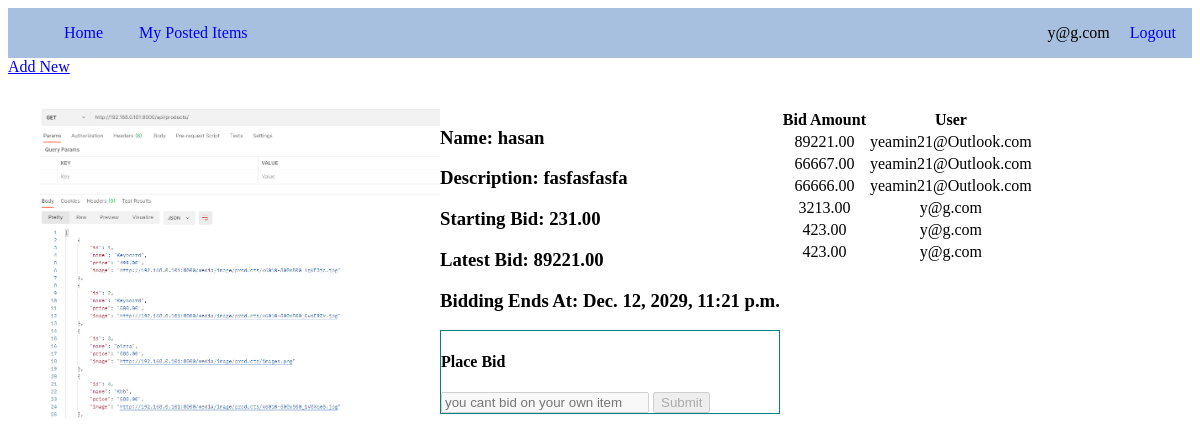
The page /product/6/ (signed in) on the database its author committed.
### user/models.py (models this page shows)
class User(AbstractUser):
    email = models.CharField(max_length=250, unique=True)
    username = models.CharField(null=True, blank=True, max_length=20)
    USERNAME_FIELD = 'email'
    REQUIRED_FIELDS = []
    def __str__(self):
        return f'{self.email}'

### gallery/models.py (models this page shows, shortened)
class Product(models.Model):
    name = models.CharField(max_length=30)
    description = models.TextField()
    photo = models.ImageField(upload_to='product/')
    minimum_bid_price = models.DecimalField(decimal_places=2, max_digits=9)
    ends_at = models.DateTimeField()
    auctoneer = models.ForeignKey(User, on_delete=models.CASCADE)
    is_expired = models.BooleanField(default=False)
    @property
    def is_expired(self):
        if datetime.datetime.now().replace(tzinfo=datetime.timezone.utc) > self.ends_at:
            return True
        else:
            return False

### bid/models.py (models this page shows, shortened)
class Bid(models.Model):
    product = models.ForeignKey(Product, on_delete=models.CASCADE)
    bid_amount = models.DecimalField(max_digits=9, decimal_places=2)
    bidder = models.ForeignKey(User, on_delete=models.CASCADE)
    created_at = models.DateTimeField(auto_created=True, default=timezone.datetime.now())

### gallery/views.py (the view)
# urls.py: path('product/<pk>/', ProductDetails.as_view(), name='details'),
class ProductDetails(DetailView):
    model = Product
    context_object_name = 'product'
    def get_context_data(self, **kwargs):
        context = super().get_context_data(**kwargs)
        bids = Bid.objects.filter(product=self.kwargs['pk']).order_by('-bid_amount')
        last_bid = bids.first()
        if last_bid:
            context['last_bid'] = last_bid
        context['bids'] = bids
        return context

### gallery/templates/gallery/product_detail.html (shortened to what this page needs)
{% extends 'index.html' %}
{% block product_details %}
    <div class="product-details">
        <div class="product">
            <img src={{ product.photo.url }}>
        </div>
        <div>
            <h3>Name: {{ product.name }}</h3>
            <h3>Description: {{ product.description }}</h3>
            <h3>Starting Bid: {{ product.minimum_bid_price }}</h3>
            {% if last_bid %}
                <h3>Latest Bid: {{ last_bid.bid_amount }}</h3>
            {% endif %}
            <h3>Bidding Ends At: {{ product.ends_at }}</h3>
            <div class="bid">
                <h4>Place Bid</h4>
                <form method="post" action={% url 'bid:place' %}>
                    {% if product.is_expired %}
                        <input placeholder="auction time expired" type="number" disabled name="bid-amount">
                        <input disabled type="submit">
                    {% elif product.auctoneer != request.user %}
                        <input type="number" min={{ product.minimum_bid_price }} step="0.1" name="bid-amount">
                        <input type="submit">
                    {% elif product.is_expired %}
                        <input placeholder="auction time expired" type="number" disabled name="bid-amount">
                        <input disabled type="submit">
                    {% else %}
                        <input placeholder="you cant bid on your own item" type="number" disabled name="bid-amount">
                        <input disabled type="submit">
                    {% endif %}
            </div>
        </div>
        <div>
                <table>
                    <thead>
                    <tr>
                        <th>Bid Amount</th>
                        <th>User</th>
                    </tr>
                    </thead>
                    <tbody>
                    {% for bid in bids %}
                        <tr>
                            <td>{{ bid.bid_amount }}</td>
                            <td>{{ bid.bidder }}</td>
                        </tr>
                    {% endfor %}
                    </tbody>
                </table>
        </div>
    </div>
{% endblock product_details %}

### templates/index.html (shortened to what this page needs)
<!doctype html>
<html lang="en">
<head>
</head>
<body>
<header>
    <nav>
    <div>
         <ul>
            <li>
                <a href={% url 'gallery:list' %}>Home</a>
            </li>
             {% if request.user.is_authenticated %}
                <li >
                    <a href={% url 'gallery:listself' request.user.email %}>My Posted Items</a>
                </li>
             {% endif %}
        </ul>
    </div>
       <div>
           <ul>
               {% if request.user.is_authenticated %}
                 <li>
                 {{ request.user.email }}
                 </li>
                <li >
                    <a  href={% url 'user:logout' %}>Logout</a>
                </li>
            {% else %}
                <li >
                    <a  href={% url 'user:login' %}>Login</a>
                </li>
            {% endif %}</ul>
       </div>
    </nav>
</header>
<main>
    {% if request.user.is_authenticated %}
        <a href="{% url 'gallery:create' %}">Add New</a>
        {% block product_details %}
        {% endblock product_details %}
    {% else %}
        {% block login %}
        {% endblock login %}
    {% endif %}
</main>
</body>
</html>

### gallery/templates/gallery/product_detail.html (style rules this page uses)
.product-details { display: flex; flex-direction: row; margin: 2rem; }
.product-details .product img { width: 400px; }
input[type='number'] { width: 200px }
.bid { border: 1px solid teal; }
table { text-align: center; }

### templates/index.html (style rules this page uses)
nav { background: rgba(147, 177, 217, 0.8); display: flex; justify-content: space-between; }
nav a { text-decoration: none; padding: 1rem; }
nav li { display: inline-block; }
body { display: flex; flex-direction: column; }
header { flex: 1; }
main { flex: 5; }

### rows shown on the page
User: user.email "y@g.com"
Product: photo (picture), name "hasan", description "fasfasfasfa", minimum_bid_price "231.00", ends_at "Dec. 12, 2029, 11:21 p.m."
Bid: bid_amount "89221.00", bidder "yeamin21@Outlook.com"
Bid: bid_amount "66667.00", bidder "yeamin21@Outlook.com"
Bid: bid_amount "66666.00", bidder "yeamin21@Outlook.com"
Bid: bid_amount "3213.00", bidder "y@g.com"
Bid: bid_amount "423.00", bidder "y@g.com"
Bid: bid_amount "423.00", bidder "y@g.com"
